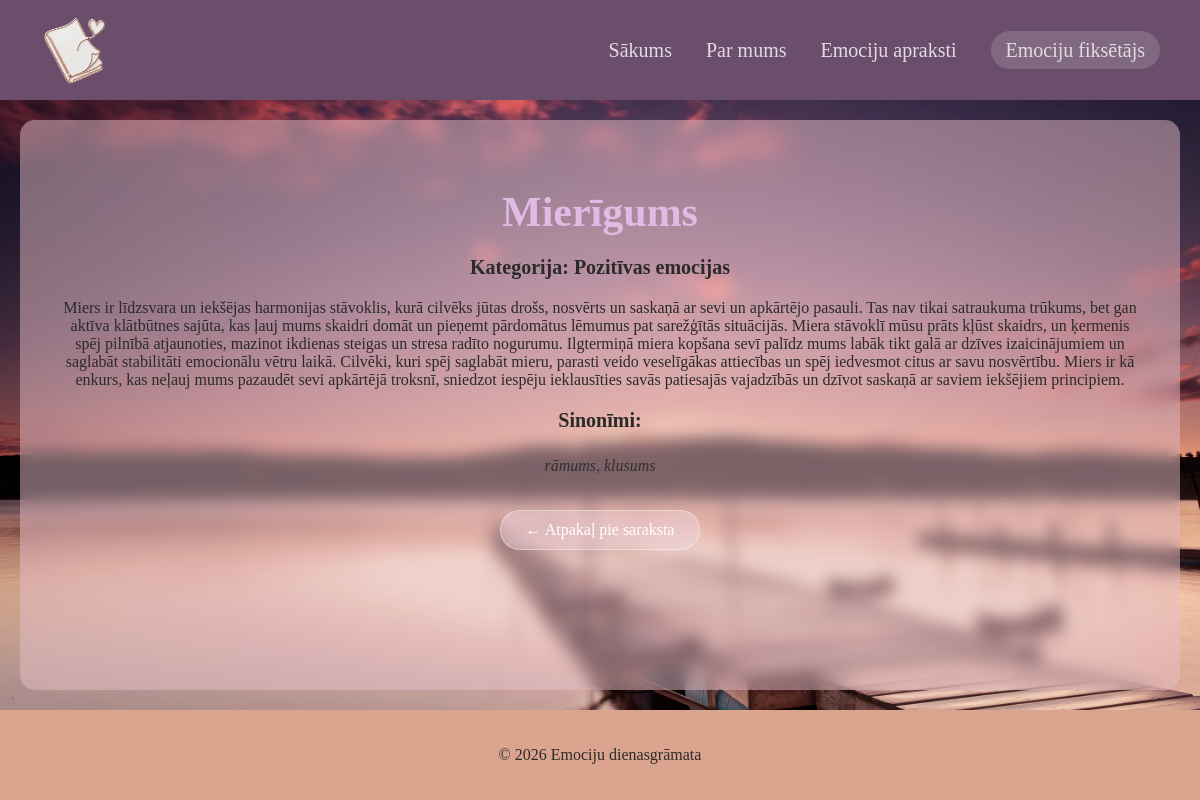
Screenshot of /apraksti/5 with the database file from the repository.
### tables this page shows
CREATE TABLE emotions (
	id INTEGER NOT NULL PRIMARY KEY AUTOINCREMENT,
	vards TEXT NOT NULL,
	apraksts TEXT,
	category_id INTEGER NOT NULL, garaks_apraksts TEXT,
	CONSTRAINT emotions_categories_FK FOREIGN KEY (category_id) REFERENCES categories(id)
);

CREATE TABLE categories (
	id INTEGER NOT NULL PRIMARY KEY AUTOINCREMENT,
	nosaukums TEXT NOT NULL
);

CREATE TABLE synonyms (
	id INTEGER NOT NULL PRIMARY KEY AUTOINCREMENT,
	emotion_id INTEGER NOT NULL,
	sinonimi TEXT,
	CONSTRAINT synonyms_emotions_FK FOREIGN KEY (emotion_id) REFERENCES emotions(id)
);

### app.py (the view)
@app.route('/apraksti/<int:emotion_id>')
def description_detail(emotion_id):
    conn = get_db_connection()
    emotion = conn.execute('''
        SELECT e.*, c.nosaukums AS kategorija, v.krasas_kods
        FROM emotions e
        JOIN categories c ON e.category_id = c.id
        JOIN visuals v ON e.id = v.emotion_id
        WHERE e.id = ?''', (emotion_id,)).fetchone()
    synonyms = conn.execute(
        'SELECT * FROM synonyms WHERE emotion_id = ?', (emotion_id,)).fetchall()
    conn.close()
    return render_template('description_detail.html', emotion=emotion, synonyms=synonyms)

### app.py (called while the page is built)
def get_db_connection():
    db = Path(__file__).parent / "emociju-dienasgramata.db"
    conn = sqlite3.connect(db)
    conn.row_factory = sqlite3.Row
    return conn

### templates/description_detail.html (shortened to what this page needs)
{% extends "base.html" %}
{% block content %}
<div class="detail-container">
    <h1 style="color: {{ emotion.krasas_kods }}">{{ emotion.vards }}</h1>
    <div class="glass-box">
        <h3>Kategorija: {{ emotion.kategorija }} emocijas</h3>
        <p>{{ emotion.garaks_apraksts }}</p>
    </div>
    <h3>Sinonīmi:</h3>
    <ul>
        {% for s in synonyms %}
        <li>{{ s.sinonimi }}</li>
        {% endfor %}
    </ul>
    <a href="/apraksti" class="back-button">← Atpakaļ pie saraksta</a>
</div>
{% endblock %}

### static/style.css (style rules this page uses)
body { font-family:Cambria, Cochin, Georgia, Times, 'Times New Roman', serif; background-image: url("/static/images/your_background.jpg"); background-attachment: fixed; background-size: cover; background-position: center; background-repeat: no-repeat; color: #2b2b2b; margin: 0; padding: 0; }
.detail-container ul { list-style: none; padding: 0; margin: 0 auto; text-align: center; }
.detail-container li { display: inline-block; margin: 5px; font-style: italic; opacity: 0.9; }
.back-button { display: inline-block; margin-top: 30px; padding: 10px 25px; background: #ffffff26; border: 1px solid #ffffff66; border-radius: 30px; color: white !important; text-decoration: none; transition: all 0.3s ease; backdrop-filter: blur(5px); }
h1 { font-size: 42px; margin-bottom: 20px; color: #2b2b2b; text-align: center; }
h3 { font-size: 20px; margin-bottom: 20px; color: #2b2b2b; text-align: center; }

### rows the page displays
emotions: vards "Mierīgums", garaks_apraksts "Miers ir līdzsvara un iekšējas harmonijas stāvoklis, kurā cilvēks jūtas drošs, nosvērts un saskaņā ar sevi un apkārtējo pasauli. Tas nav tikai satraukuma trūkums, bet gan aktīva klātbūtnes sajūta, kas ļauj mums skaidri domāt un pieņemt pārdomātus lēmumus pat sarežģītās situācijās. Miera stāvoklī mūsu prāts kļūst skaidrs, un ķermenis spēj pilnībā atjaunoties, mazinot ikdienas steigas un stresa radīto nogurumu. Ilgtermiņā miera kopšana sevī palīdz mums labāk tikt galā ar dzīves izaicinājumiem un saglabāt stabilitāti emocionālu vētru laikā. Cilvēki, kuri spēj saglabāt mieru, parasti veido veselīgākas attiecības un spēj iedvesmot citus ar savu nosvērtību. Miers ir kā enkurs, kas neļauj mums…"
categories: kategorija "Pozitīvas"
synonyms: sinonimi "rāmums, klusums"
